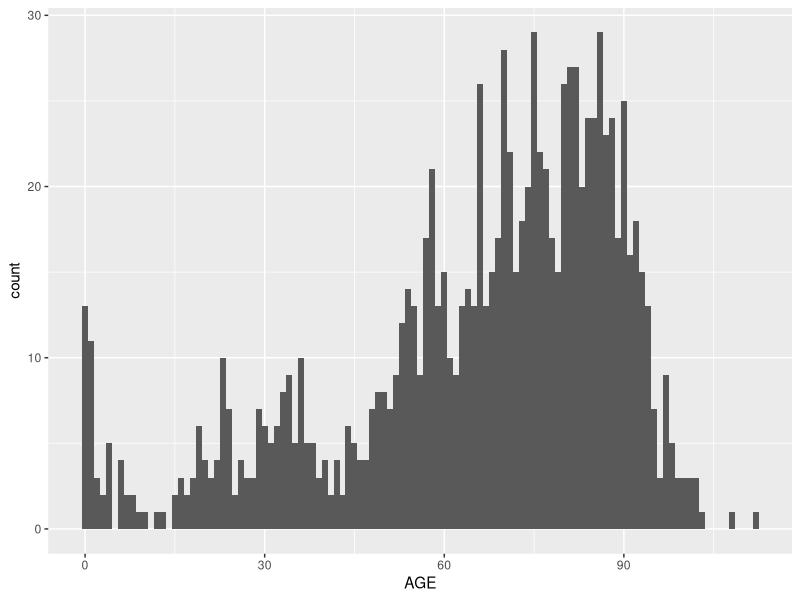
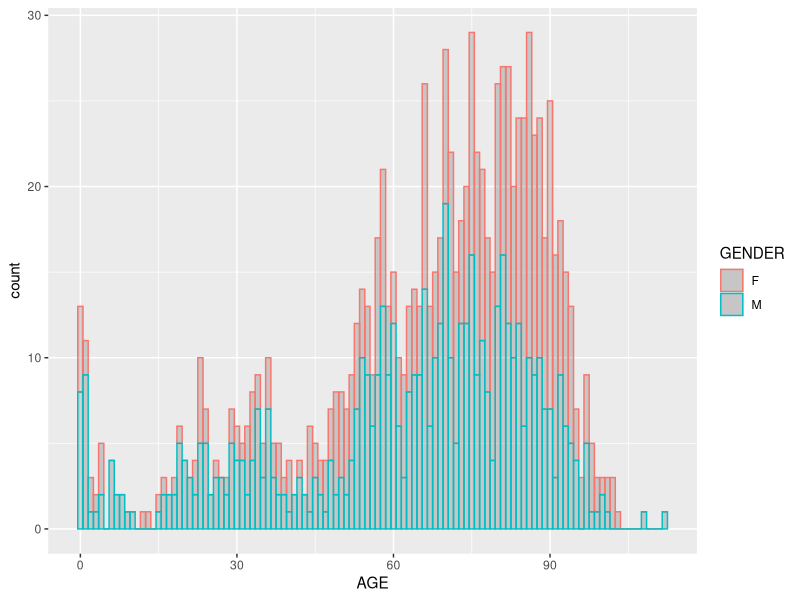
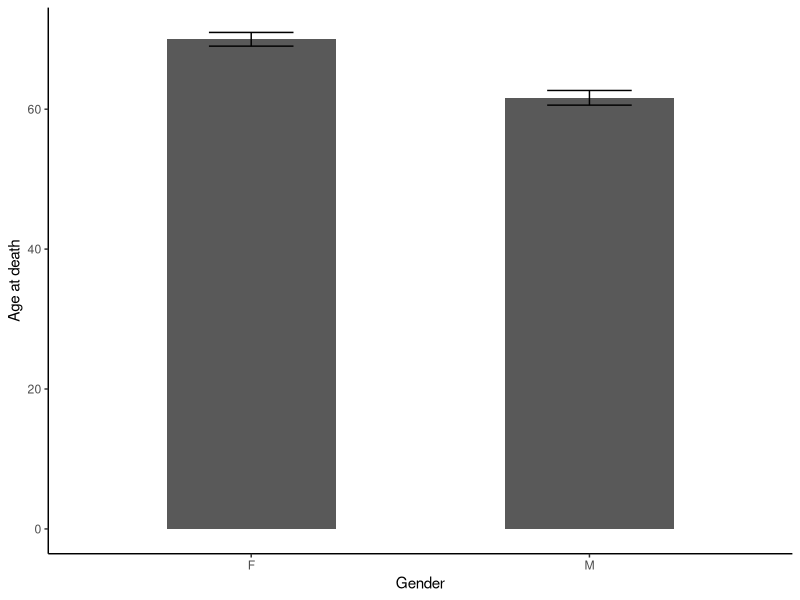
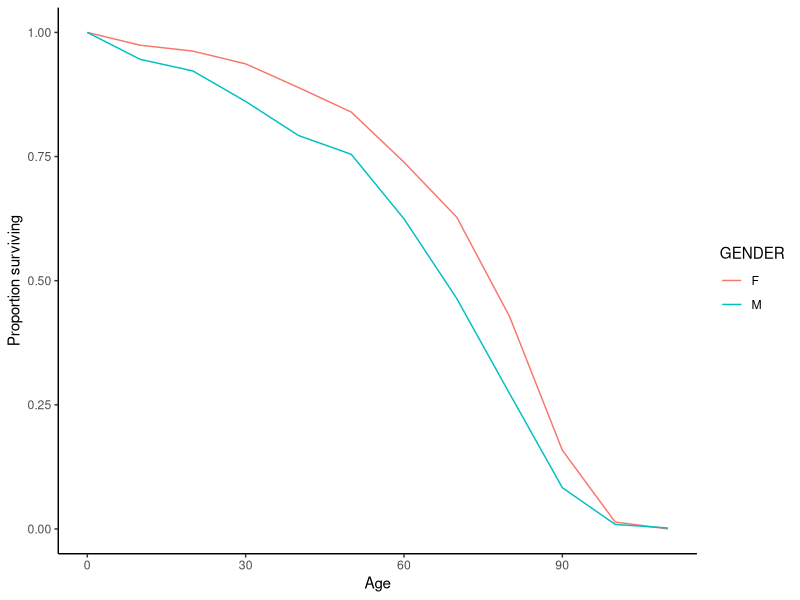

Write the R code that produced these figures, in order.
## ---- chunk 1
#knitr::opts_chunk$set(echo = FALSE)
## ---- chunk 2
require(tidyverse)
require(stringr)
## ---- chunk 3
human <- read.csv(file = "human_data.csv", header = T, sep = ",") %>%
  mutate(GENDER = as.factor(toupper(trimws(GENDER)))) %>%
  mutate(HEADSTONE = as.factor(toupper(trimws(HEADSTONE))))
## ---- chunk 4
human <- human %>%
  mutate(AGE = DEATH - BIRTH)
## ---- chunk 5
plot1 <- ggplot() +
  geom_histogram(data = human, aes(x = AGE),
                 binwidth = 1)

plot1
## ---- chunk 6
plot2 <- ggplot() +
  geom_histogram(data = human, aes(x = AGE, colour = GENDER),
                 alpha = 0.25,
                 binwidth = 1)

plot2
## ---- chunk 7
human_avg <- human %>%
  group_by(GENDER) %>%
  summarise(AGE_MEAN = mean(AGE),
            AGE_SE = sd(AGE)/sqrt(n()))
## ---- chunk 8
plot3 <- ggplot() +
  geom_col(data = human_avg,
           aes(x = GENDER, y = AGE_MEAN),
           width = 0.5) +
  geom_errorbar(data = human_avg,
                aes(x = GENDER, ymin = AGE_MEAN - AGE_SE, ymax = AGE_MEAN + AGE_SE),
                width = 0.25) +
  theme_classic() +
  xlab("Gender") +
  ylab("Age at death")

plot3
## ---- chunk 9
male <- human %>%
  filter(GENDER == "M")

female <- human %>%
  filter(GENDER == "F")
## ---- chunk 10
human_ttest <- t.test(male$AGE, female$AGE)

human_ttest
## ---- chunk 11
human_survivorship <- human %>%
  select(GENDER, AGE) %>%
  group_by(GENDER) %>%
  summarise(greater_0 = sum(AGE>=0)/n(),
            greater_10 = sum(AGE >=10)/n(),
            greater_20 = sum(AGE >=20)/n(),
            greater_30 = sum(AGE >=30)/n(),
            greater_40 = sum(AGE >= 40)/n(),
            greater_50 = sum(AGE >= 50)/n(),
            greater_60 = sum(AGE >= 60)/n(),
            greater_70 = sum(AGE >=70)/n(),
            greater_80 = sum(AGE >= 80)/n(),
            greater_90 = sum(AGE >= 90)/n(),
            greater_100 = sum(AGE >= 100)/n(),
            greater_110 = sum(AGE >= 110)/n()) %>%
  group_by(GENDER) %>%
  gather("AGE_RANGE", "COUNT", 2:ncol(.)) %>%
  mutate(AGE_RANGE = as.numeric(str_extract(AGE_RANGE, "[[:digit:]]+")))
## ---- chunk 12
plot4 <- ggplot() +
  geom_line(data = human_survivorship,
            aes(x = AGE_RANGE, y = COUNT, group = GENDER, colour = GENDER)) +
  theme_classic() +
  xlab("Age") +
  ylab("Proportion surviving")

plot4
